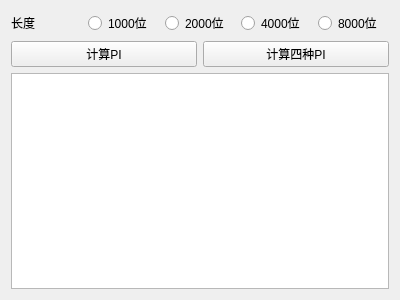
<?xml version="1.0" encoding="UTF-8"?>
<ui version="4.0">
 <class>Widget</class>
 <widget class="QWidget" name="Widget">
  <property name="geometry">
   <rect>
    <x>0</x>
    <y>0</y>
    <width>400</width>
    <height>300</height>
   </rect>
  </property>
  <property name="windowTitle">
   <string>Widget</string>
  </property>
  <layout class="QVBoxLayout" name="verticalLayout">
   <item>
    <layout class="QHBoxLayout" name="horizontalLayout_2">
     <item>
      <widget class="QLabel" name="label">
       <property name="text">
        <string>长度</string>
       </property>
      </widget>
     </item>
     <item>
      <widget class="QRadioButton" name="radioButton1k">
       <property name="text">
        <string>1000位</string>
       </property>
      </widget>
     </item>
     <item>
      <widget class="QRadioButton" name="radioButton2k">
       <property name="text">
        <string>2000位</string>
       </property>
      </widget>
     </item>
     <item>
      <widget class="QRadioButton" name="radioButton4k">
       <property name="text">
        <string>4000位</string>
       </property>
      </widget>
     </item>
     <item>
      <widget class="QRadioButton" name="radioButton8k">
       <property name="text">
        <string>8000位</string>
       </property>
      </widget>
     </item>
    </layout>
   </item>
   <item>
    <layout class="QHBoxLayout" name="horizontalLayout">
     <item>
      <widget class="QPushButton" name="pushButtonCalcPI">
       <property name="text">
        <string>计算PI</string>
       </property>
      </widget>
     </item>
     <item>
      <widget class="QPushButton" name="pushButtonCalcAll">
       <property name="text">
        <string>计算四种PI</string>
       </property>
      </widget>
     </item>
    </layout>
   </item>
   <item>
    <widget class="QTextEdit" name="textEdit"/>
   </item>
  </layout>
 </widget>
 <layoutdefault spacing="6" margin="11"/>
 <resources/>
 <connections/>
</ui>
